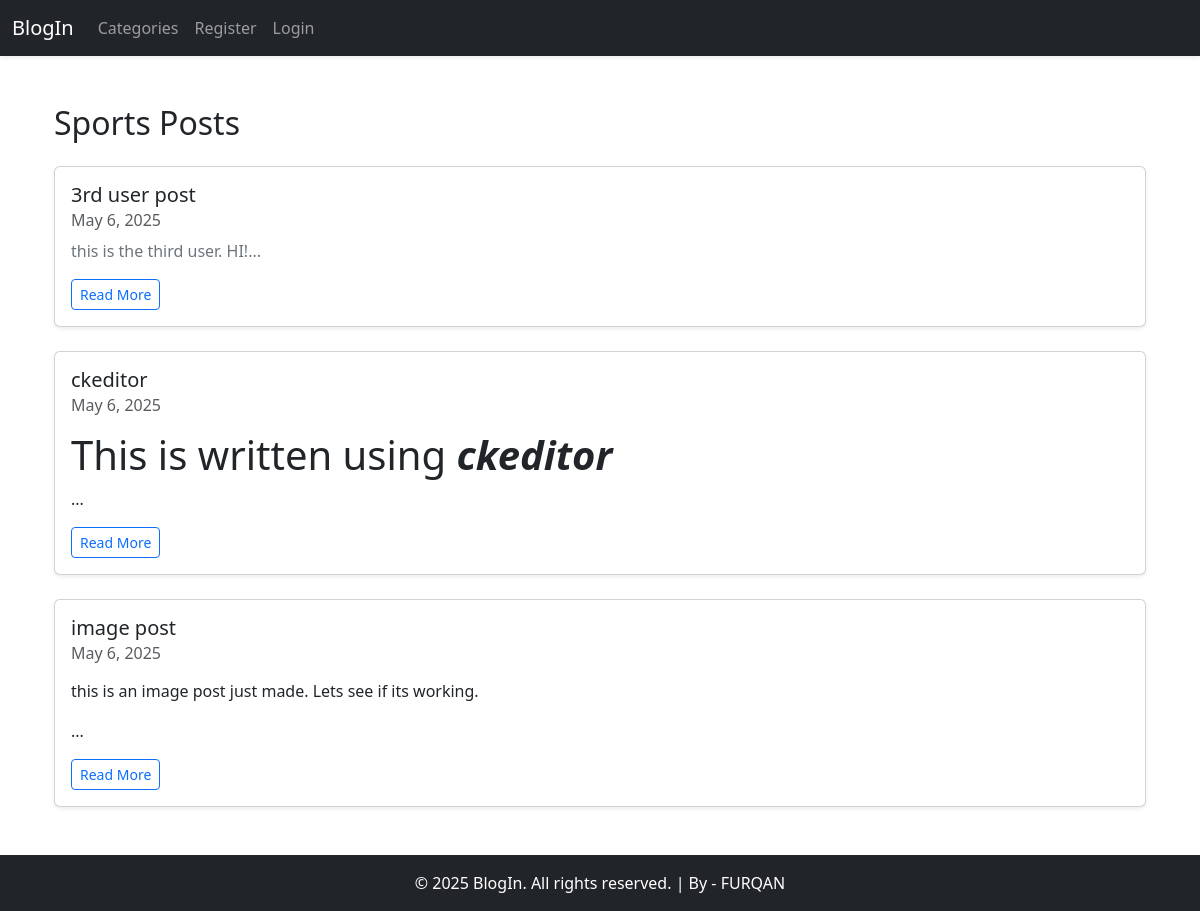
Page /category/sports/ on the committed database.
### theblog/models.py (models this page shows, shortened)
class Post(models.Model):
    title= models.CharField(max_length=255)
    header_image= models.ImageField(null=True, blank=True, upload_to='images/')
    title_tag= models.CharField(max_length=255)
    author= models.ForeignKey(User, on_delete=models.CASCADE)
    body= RichTextField(blank=True, null=True)
    post_date= models.DateField(auto_now_add=True)
    category= models.CharField(max_length=255, default='Uncategorized')
    snippet= models.CharField(max_length=255)
    likes= models.ManyToManyField(User, related_name='blog_post') # manytomany bcz we can have many user and likes

### theblog/views.py (the view)
# urls.py: path('category/<str:cats>/', CategoryView, name='category'),
def CategoryView(request, cats):
    category_posts= Post.objects.filter(category=cats.replace('-', ' ')) # if the catory has dash, it give ' ' there
    return render(request, 'category.html', {'cats':cats.title().replace('-', ' '), 'category_posts':category_posts})

### theblog/templates/category.html (shortened to what this page needs)
{% extends 'base.html' %}
{% block content %}
<div class="container mt-5">
  {% if category_posts %}
    <h2 class="mb-4 text-capitalize">{{ cats }} Posts</h2>
    {% for post in category_posts %}
      <div class="card mb-4 shadow-sm">
        <div class="card-body">
          <h5 class="card-title">
            <a href="{% url 'article-detail' post.pk %}" class="text-decoration-none text-dark">
              {{ post.title }}
            </a>
          </h5>
          <h6 class="card-subtitle mb-2 text-muted">
            {{ post.post_date }}
          </h6>
          <p class="card-text text-secondary">
            {{ post.body|slice:":200" | safe }}...
          </p>
          <a href="{% url 'article-detail' post.pk %}" class="btn btn-sm btn-outline-primary">Read More</a>
        </div>
      </div>
    {% endfor %}
  {% else %}
    <div class="alert alert-warning text-center">
      <strong>Sorry!</strong> This category doesn't exist or has no posts.
    </div>
  {% endif %}
</div>
{% endblock %}

### rows in the picture
Post: title "3rd user post", post_date "May 6, 2025", body "this is the third user. HI!"
Post: title "ckeditor", post_date "May 6, 2025", body "This is written using ckeditor"
Post: title "image post", post_date "May 6, 2025", body "this is an image post just made. Lets see if its working."

### other values in the picture
{{ cats }} "Sports"
{{ year|default:"2025" }} "2025"
